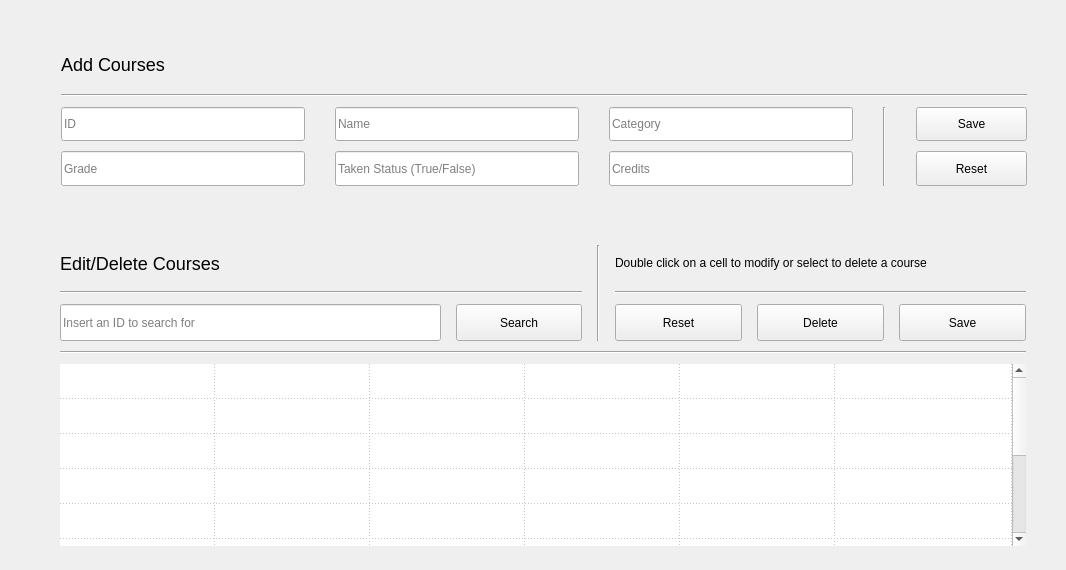
         <widget class="QWidget" name="courses_page">
          <widget class="QFrame" name="course_input">
           <property name="geometry">
            <rect>
             <x>31</x>
             <y>30</y>
             <width>1026</width>
             <height>171</height>
            </rect>
           </property>
           <property name="styleSheet">
            <string notr="true"/>
           </property>
           <property name="frameShape">
            <enum>QFrame::NoFrame</enum>
           </property>
           <property name="frameShadow">
            <enum>QFrame::Plain</enum>
           </property>
           <widget class="QWidget" name="layoutWidget_11">
            <property name="geometry">
             <rect>
              <x>20</x>
              <y>10</y>
              <width>986</width>
              <height>151</height>
             </rect>
            </property>
            <layout class="QGridLayout" name="course_input_container" rowstretch="10,0,9,9" columnstretch="11,11,11,0,5">
             <property name="leftMargin">
              <number>10</number>
             </property>
             <property name="topMargin">
              <number>5</number>
             </property>
             <property name="rightMargin">
              <number>10</number>
             </property>
             <property name="bottomMargin">
              <number>5</number>
             </property>
             <property name="horizontalSpacing">
              <number>30</number>
             </property>
             <property name="verticalSpacing">
              <number>10</number>
             </property>
             <item row="3" column="2">
              <widget class="QLineEdit" name="course_input_credits">
               <property name="sizePolicy">
                <sizepolicy hsizetype="Expanding" vsizetype="Expanding">
                 <horstretch>0</horstretch>
                 <verstretch>0</verstretch>
                </sizepolicy>
               </property>
               <property name="text">
                <string/>
               </property>
               <property name="placeholderText">
                <string>Credits</string>
               </property>
              </widget>
             </item>
             <item row="2" column="4">
              <widget class="QPushButton" name="course_input_save">
               <property name="sizePolicy">
                <sizepolicy hsizetype="Expanding" vsizetype="Expanding">
                 <horstretch>0</horstretch>
                 <verstretch>0</verstretch>
                </sizepolicy>
               </property>
               <property name="text">
                <string>Save</string>
               </property>
              </widget>
             </item>
             <item row="3" column="4">
              <widget class="QPushButton" name="course_input_reset">
               <property name="sizePolicy">
                <sizepolicy hsizetype="Expanding" vsizetype="Expanding">
                 <horstretch>0</horstretch>
                 <verstretch>0</verstretch>
                </sizepolicy>
               </property>
               <property name="text">
                <string>Reset</string>
               </property>
              </widget>
             </item>
             <item row="3" column="0">
              <widget class="QLineEdit" name="course_input_grade">
               <property name="sizePolicy">
                <sizepolicy hsizetype="Expanding" vsizetype="Expanding">
                 <horstretch>0</horstretch>
                 <verstretch>0</verstretch>
                </sizepolicy>
               </property>
               <property name="text">
                <string/>
               </property>
               <property name="placeholderText">
                <string>Grade</string>
               </property>
              </widget>
             </item>
             <item row="2" column="0">
              <widget class="QLineEdit" name="course_input_ID">
               <property name="sizePolicy">
                <sizepolicy hsizetype="Expanding" vsizetype="Expanding">
                 <horstretch>0</horstretch>
                 <verstretch>0</verstretch>
                </sizepolicy>
               </property>
               <property name="text">
                <string/>
               </property>
               <property name="placeholderText">
                <string>ID</string>
               </property>
              </widget>
             </item>
             <item row="3" column="1">
              <widget class="QLineEdit" name="course_input_taken_status">
               <property name="sizePolicy">
                <sizepolicy hsizetype="Expanding" vsizetype="Expanding">
                 <horstretch>0</horstretch>
                 <verstretch>0</verstretch>
                </sizepolicy>
               </property>
               <property name="text">
                <string/>
               </property>
               <property name="placeholderText">
                <string>Taken Status (True/False)</string>
               </property>
              </widget>
             </item>
             <item row="2" column="1">
              <widget class="QLineEdit" name="course_input_name">
               <property name="sizePolicy">
                <sizepolicy hsizetype="Expanding" vsizetype="Expanding">
                 <horstretch>0</horstretch>
                 <verstretch>0</verstretch>
                </sizepolicy>
               </property>
               <property name="text">
                <string/>
               </property>
               <property name="placeholderText">
                <string>Name</string>
               </property>
              </widget>
             </item>
             <item row="2" column="2">
              <widget class="QLineEdit" name="course_input_category">
               <property name="sizePolicy">
                <sizepolicy hsizetype="Expanding" vsizetype="Expanding">
                 <horstretch>0</horstretch>
                 <verstretch>0</verstretch>
                </sizepolicy>
               </property>
               <property name="text">
                <string/>
               </property>
               <property name="placeholderText">
                <string>Category</string>
               </property>
              </widget>
             </item>
             <item row="2" column="3" rowspan="2">
              <widget class="Line" name="line_2">
               <property name="orientation">
                <enum>Qt::Vertical</enum>
               </property>
              </widget>
             </item>
             <item row="0" column="0" colspan="5">
              <widget class="QLabel" name="course_input_title">
               <property name="styleSheet">
                <string notr="true">font-size: 18px;</string>
               </property>
               <property name="text">
                <string>Add Courses</string>
               </property>
              </widget>
             </item>
             <item row="1" column="0" colspan="5">
              <widget class="Line" name="line_13">
               <property name="orientation">
                <enum>Qt::Horizontal</enum>
               </property>
              </widget>
             </item>
            </layout>
           </widget>
          </widget>
          <widget class="QFrame" name="course_preview">
           <property name="geometry">
            <rect>
             <x>30</x>
             <y>230</y>
             <width>1026</width>
             <height>331</height>
            </rect>
           </property>
           <property name="styleSheet">
            <string notr="true"/>
           </property>
           <property name="frameShape">
            <enum>QFrame::NoFrame</enum>
           </property>
           <property name="frameShadow">
            <enum>QFrame::Plain</enum>
           </property>
           <widget class="QWidget" name="layoutWidget_16">
            <property name="geometry">
             <rect>
              <x>20</x>
              <y>10</y>
              <width>986</width>
              <height>311</height>
             </rect>
            </property>
            <layout class="QGridLayout" name="course_modify_container" rowstretch="2,0,2,0,10" columnstretch="15,5,0,5,5,5">
             <property name="leftMargin">
              <number>10</number>
             </property>
             <property name="topMargin">
              <number>5</number>
             </property>
             <property name="rightMargin">
              <number>10</number>
             </property>
             <property name="bottomMargin">
              <number>5</number>
             </property>
             <property name="horizontalSpacing">
              <number>15</number>
             </property>
             <property name="verticalSpacing">
              <number>10</number>
             </property>
             <item row="4" column="0" colspan="6">
              <widget class="QTableWidget" name="course_modify_table">
               <property name="sizePolicy">
                <sizepolicy hsizetype="Expanding" vsizetype="Expanding">
                 <horstretch>0</horstretch>
                 <verstretch>0</verstretch>
                </sizepolicy>
               </property>
               <property name="styleSheet">
                <string notr="true"/>
               </property>
               <property name="frameShape">
                <enum>QFrame::NoFrame</enum>
               </property>
               <property name="frameShadow">
                <enum>QFrame::Plain</enum>
               </property>
               <property name="sizeAdjustPolicy">
                <enum>QAbstractScrollArea::AdjustToContents</enum>
               </property>
               <property name="editTriggers">
                <set>QAbstractItemView::DoubleClicked|QAbstractItemView::EditKeyPressed|QAbstractItemView::SelectedClicked</set>
               </property>
               <property name="selectionMode">
                <enum>QAbstractItemView::SingleSelection</enum>
               </property>
               <property name="selectionBehavior">
                <enum>QAbstractItemView::SelectRows</enum>
               </property>
               <property name="showGrid">
                <bool>true</bool>
               </property>
               <property name="gridStyle">
                <enum>Qt::DotLine</enum>
               </property>
               <property name="cornerButtonEnabled">
                <bool>false</bool>
               </property>
               <attribute name="horizontalHeaderVisible">
                <bool>false</bool>
               </attribute>
               <attribute name="horizontalHeaderCascadingSectionResizes">
                <bool>false</bool>
               </attribute>
               <attribute name="horizontalHeaderDefaultSectionSize">
                <number>155</number>
               </attribute>
               <attribute name="horizontalHeaderHighlightSections">
                <bool>true</bool>
               </attribute>
               <attribute name="horizontalHeaderStretchLastSection">
                <bool>true</bool>
               </attribute>
               <attribute name="verticalHeaderVisible">
                <bool>false</bool>
               </attribute>
               <attribute name="verticalHeaderCascadingSectionResizes">
                <bool>false</bool>
               </attribute>
               <attribute name="verticalHeaderDefaultSectionSize">
                <number>35</number>
               </attribute>
               <attribute name="verticalHeaderHighlightSections">
                <bool>true</bool>
               </attribute>
               <attribute name="verticalHeaderMinimumSectionSize">
                <number>30</number>
               </attribute>
               <attribute name="verticalHeaderStretchLastSection">
                <bool>true</bool>
               </attribute>
               <row>
                <property name="text">
                 <string>1</string>
                </property>
               </row>
               <row>
                <property name="text">
                 <string>2</string>
                </property>
               </row>
               <row>
                <property name="text">
                 <string>3</string>
                </property>
               </row>
               <row>
                <property name="text">
                 <string>4</string>
                </property>
               </row>
               <row>
                <property name="text">
                 <string>5</string>
                </property>
               </row>
               <row>
                <property name="text">
                 <string>6</string>
                </property>
               </row>
               <row>
                <property name="text">
                 <string>7</string>
                </property>
               </row>
               <row>
                <property name="text">
                 <string>8</string>
                </property>
               </row>
               <row>
                <property name="text">
                 <string>9</string>
                </property>
               </row>
               <row>
                <property name="text">
                 <string>10</string>
                </property>
               </row>
               <column>
                <property name="text">
                 <string>ID</string>
                </property>
               </column>
               <column>
                <property name="text">
                 <string>Name</string>
                </property>
               </column>
               <column>
                <property name="text">
                 <string>Category</string>
                </property>
               </column>
               <column>
                <property name="text">
                 <string>Credits</string>
                </property>
               </column>
               <column>
                <property name="text">
                 <string>Taken Status</string>
                </property>
               </column>
               <column>
                <property name="text">
                 <string>Grade</string>
                </property>
               </column>
               <item row="0" column="0">
                <property name="text">
                 <string/>
                </property>
               </item>
               <item row="0" column="1">
                <property name="text">
                 <string/>
                </property>
               </item>
               <item row="0" column="2">
                <property name="text">
                 <string/>
                </property>
                <property name="flags">
                 <set>ItemIsSelectable|ItemIsEditable|ItemIsDragEnabled|ItemIsUserCheckable|ItemIsEnabled</set>
                </property>
               </item>
               <item row="1" column="0">
                <property name="text">
                 <string/>
                </property>
                <property name="flags">
                 <set>ItemIsSelectable|ItemIsEditable|ItemIsDragEnabled|ItemIsUserCheckable|ItemIsEnabled</set>
                </property>
               </item>
               <item row="2" column="0">
                <property name="text">
                 <string/>
                </property>
               </item>
               <item row="3" column="0">
                <property name="text">
                 <string/>
                </property>
               </item>
              </widget>
             </item>
             <item row="2" column="3">
              <widget class="QPushButton" name="course_modify_reset">
               <property name="sizePolicy">
                <sizepolicy hsizetype="Expanding" vsizetype="Expanding">
                 <horstretch>0</horstretch>
                 <verstretch>0</verstretch>
                </sizepolicy>
               </property>
               <property name="text">
                <string>Reset</string>
               </property>
              </widget>
             </item>
             <item row="2" column="5">
              <widget class="QPushButton" name="course_modify_save">
               <property name="sizePolicy">
                <sizepolicy hsizetype="Expanding" vsizetype="Expanding">
                 <horstretch>0</horstretch>
                 <verstretch>0</verstretch>
                </sizepolicy>
               </property>
               <property name="text">
                <string>Save</string>
               </property>
              </widget>
             </item>
             <item row="2" column="0">
              <widget class="QLineEdit" name="course_modify_search">
               <property name="sizePolicy">
                <sizepolicy hsizetype="Expanding" vsizetype="Expanding">
                 <horstretch>0</horstretch>
                 <verstretch>0</verstretch>
                </sizepolicy>
               </property>
               <property name="text">
                <string/>
               </property>
               <property name="readOnly">
                <bool>false</bool>
               </property>
               <property name="placeholderText">
                <string>Insert an ID to search for</string>
               </property>
              </widget>
             </item>
             <item row="0" column="3" colspan="3">
              <widget class="QLabel" name="course_modify_subtitle">
               <property name="styleSheet">
                <string notr="true"/>
               </property>
               <property name="text">
                <string>Double click on a cell to modify or select to delete a course</string>
               </property>
              </widget>
             </item>
             <item row="3" column="0" colspan="6">
              <widget class="Line" name="line_21">
               <property name="orientation">
                <enum>Qt::Horizontal</enum>
               </property>
              </widget>
             </item>
             <item row="2" column="4">
              <widget class="QPushButton" name="course_modify_delete">
               <property name="sizePolicy">
                <sizepolicy hsizetype="Expanding" vsizetype="Expanding">
                 <horstretch>0</horstretch>
                 <verstretch>0</verstretch>
                </sizepolicy>
               </property>
               <property name="text">
                <string>Delete</string>
               </property>
              </widget>
             </item>
             <item row="1" column="3" colspan="3">
              <widget class="Line" name="line_14">
               <property name="orientation">
                <enum>Qt::Horizontal</enum>
               </property>
              </widget>
             </item>
             <item row="0" column="2" rowspan="3">
              <widget class="Line" name="line_3">
               <property name="orientation">
                <enum>Qt::Vertical</enum>
               </property>
              </widget>
             </item>
             <item row="0" column="0" colspan="2">
              <widget class="QLabel" name="course_modify_title">
               <property name="styleSheet">
                <string notr="true">font-size: 18px;</string>
               </property>
               <property name="text">
                <string>Edit/Delete Courses</string>
               </property>
              </widget>
             </item>
             <item row="1" column="0" colspan="2">
              <widget class="Line" name="line_4">
               <property name="orientation">
                <enum>Qt::Horizontal</enum>
               </property>
              </widget>
             </item>
             <item row="2" column="1">
              <widget class="QPushButton" name="course_search_button">
               <property name="sizePolicy">
                <sizepolicy hsizetype="Expanding" vsizetype="Expanding">
                 <horstretch>0</horstretch>
                 <verstretch>0</verstretch>
                </sizepolicy>
               </property>
               <property name="text">
                <string>Search</string>
               </property>
              </widget>
             </item>
            </layout>
           </widget>
          </widget>
         </widget>
